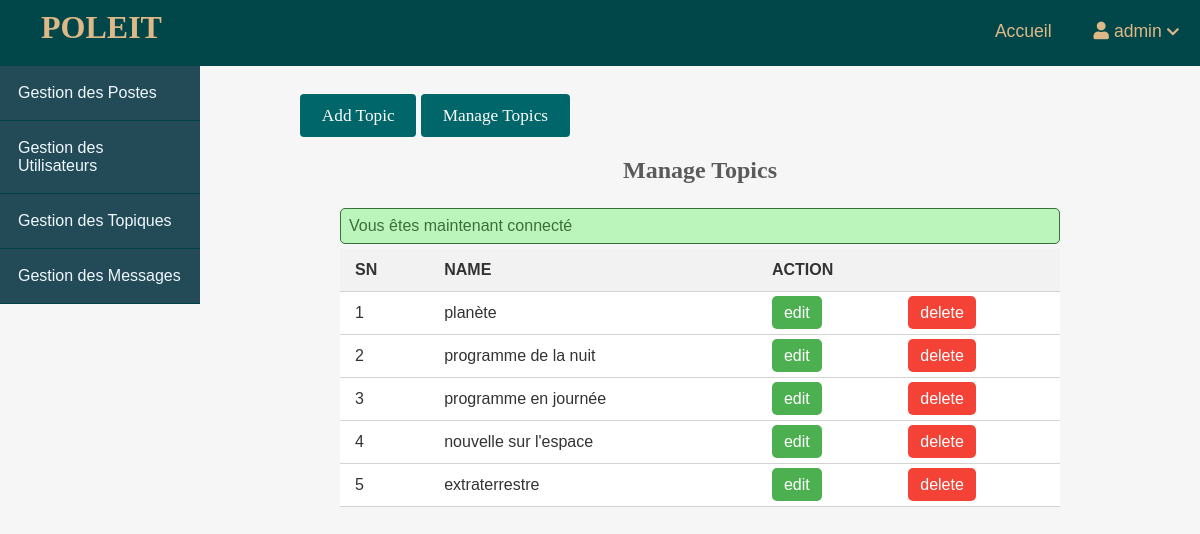
/admin/topics/index.php (signed in), run on the app's committed database.
### tables this page shows
CREATE TABLE IF NOT EXISTS `topics` (
  `id` int NOT NULL AUTO_INCREMENT,
  `name` varchar(100) NOT NULL,
  `description` text NOT NULL,
  PRIMARY KEY (`id`),
  UNIQUE KEY `name` (`name`)
);

### app/controllers/topics.php (called while the page is built, shortened)
<?php
include(ROOT_PATH . "/app/database/db.php");
$table = 'topics';
$topics = selectAll($table);

### app/database/db.php (called while the page is built, shortened)
<?php
require('connect.php');
function selectAll($table, $conditions = [])
{
    global $conn;
    $sql = "SELECT * FROM $table";
    if (empty($conditions)) {
        $stmt = $conn->prepare($sql);
        $stmt->execute();
        $records = $stmt->get_result()->fetch_all(MYSQLI_ASSOC);
        return $records;
    }
}

### admin/topics/index.php (the view, shortened to what this page needs)
<?php include(ROOT_PATH . "/app/controllers/topics.php");
?>
<!DOCTYPE html>
<html lang="en">
<head>
    <link rel="stylesheet" href="https://use.fontawesome.com/releases/v5.7.2/css/all.css"
>
    <link rel="stylesheet" href="../../assets/css/style.css">
    <link rel="stylesheet" href="../../assets/css/admin.css">
</head>
<body>
<?php include(ROOT_PATH . "/app/includes/dashboardHeader.php"); ?>
    <div class="admin-wrapper">
        <?php include(ROOT_PATH . "/app/includes/adminSidebar.php"); ?>
        <div class="admin-content">
            <div class="button-group">
                <a href="create.php" class="btn btn-big">Add Topic</a>
                <a href="index.php" class="btn btn-big">Manage Topics</a>
            </div>
            <div class="content">
                <h2 class="page-title">Manage Topics</h2>
                <?php include(ROOT_PATH . "/app/includes/messages.php"); ?>
                <table>
                    <thead>
                        <th>SN</th>
                        <th>Name</th>
                        <th colspan="2">Action</th>
                    </thead>
                    <tbody>
                        <?php foreach ($topics as $key => $topic) : ?>
                            <tr>
                                <td><?php echo $key + 1; ?></td>
                                <td><?php echo $topic['name']; ?></td>
                                <td><a href="edit.php?id=<?php echo $topic['id']; ?>" class="edit">edit</a></td>
                                <td><a href="index.php?del_id=<?php echo $topic['id']; ?>" class="delete">delete</a></td>
                            </tr>
                        <?php endforeach; ?>
                    </tbody>
                </table>
            </div>
        </div>
    </div>
</body>
</html>

### assets/css/style.css (style rules this page uses)
html { scroll-behavior: smooth; }
body { height: 100%; padding: 0px; margin: 0px; background: #f6f6f6; font-family: Nunito sans, sans-serif; }
h1, h2, h3, h4, h5, h6 { font-family: "Candal", serif; color: #5c5b5b; margin: 5px; }
a { text-decoration: none; color: inherit; }
.btn { padding: 0.5rem 1rem; background: #006669; color: white; border: 1px solid transparent; border-radius: 0.25rem; font-size: 1.08em; font-family: "Lora", serif; }
.btn-big { padding: 0.7rem 1.3rem; line-height: 1.3rem; }
.content { width: 90%; margin: 30px auto 30px; }

### assets/css/admin.css (style rules this page uses)
.admin-wrapper { display: flex; height: calc(100% - 66px); }
.admin-wrapper .admin-content { flex: 8; height: 100%; padding: 40px 100px 100px; overflow-y: scroll; }
.admin-content .page-title { text-align: center; margin-bottom: 1.5rem; }
table { width: 100%; border-collapse: collapse; font-size: 1rem; }
th, td { padding: 12px 15px; text-align: left; border-bottom: 1px solid #d3d3d3; }
th { background-color: #f2f2f2; color: #333; font-weight: bold; text-transform: uppercase; }
td { background-color: #fff; color: #333; }
.edit, .delete, .unpublish, .publish { padding: 8px 12px; border-radius: 5px; text-decoration: none; transition: background-color 0.3s ease; }
.edit { background-color: #4caf50; color: #fff; }
.delete { background-color: #f44336; color: #fff; }

### data on the page
topics: name "planète"
topics: name "programme de la nuit"
topics: name "programme en journée"
topics: name "nouvelle sur l'espace"
topics: name "extraterrestre"

### other printed values
$_SESSION['username'] "admin"
$_SESSION['message'] "Vous êtes maintenant connecté"
